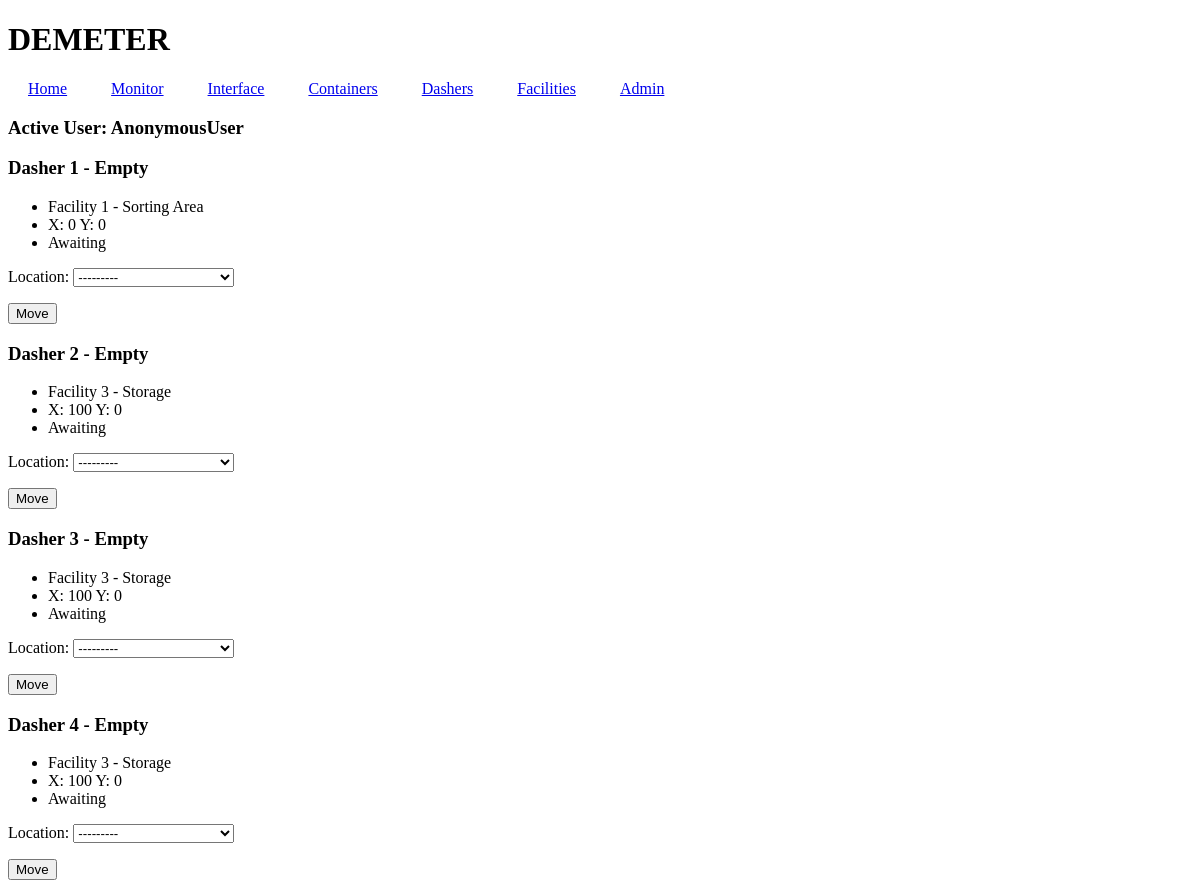
Page /storage/ on the earlier database version.
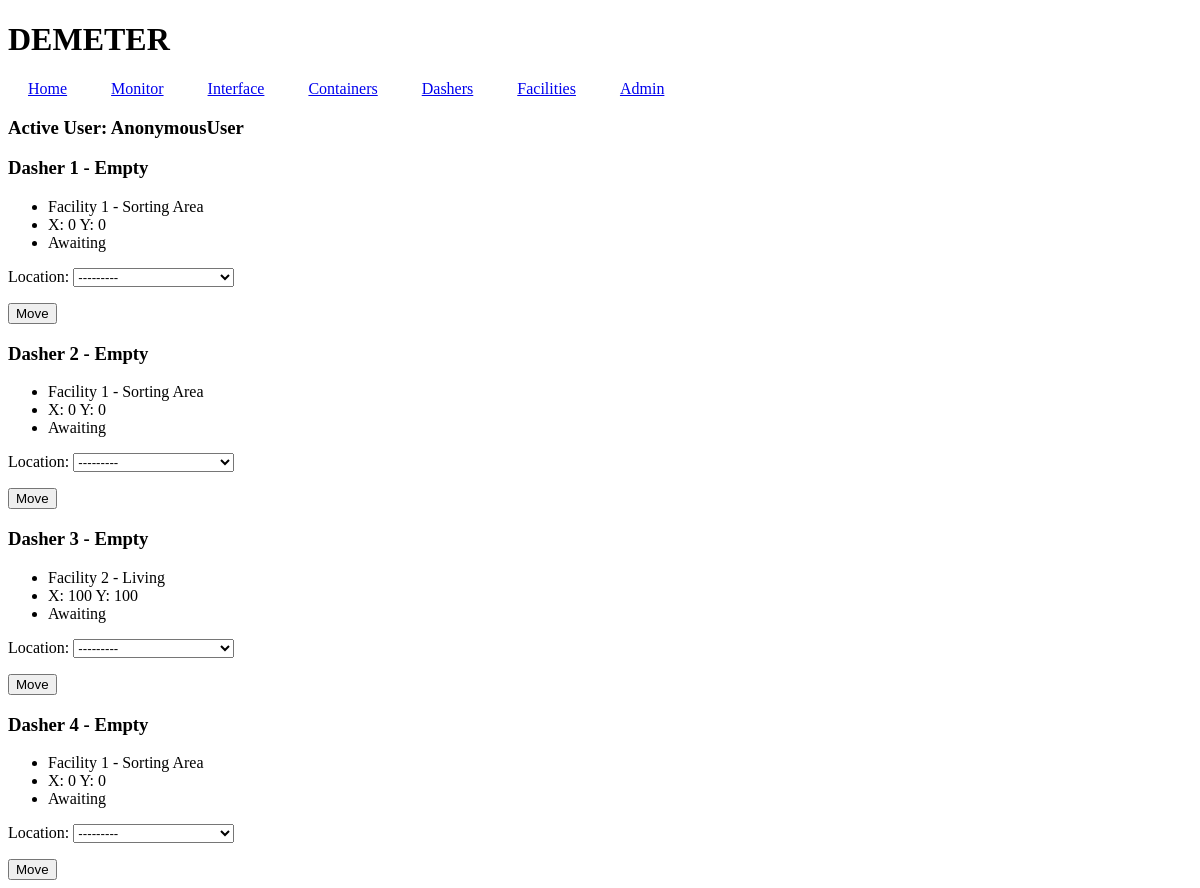
Same page on the later database version.
### storage/models.py (models this page shows)
class Dasher(models.Model):
    rationHeld = models.ForeignKey(TypeRation,
        on_delete=models.PROTECT,
        null=True,
        blank=True,
    )
    locationX = models.IntegerField(default=0)
    locationY = models.IntegerField(default=0)
    location = models.ForeignKey(Facility,
        on_delete=models.PROTECT,
        null=True,
        blank=True,
    )
    dasherID = models.AutoField(primary_key=True)
    STATUS= [
        ("Stopped","Stopped"),
        ("In-Progress","In-Progress"),
    ]
    status = models.CharField(max_length=64,default="Stopped",choices=STATUS)
    def __str__(self):
        if self.rationHeld == None:
            return f"Dasher {self.dasherID} - Empty"
        return f"Dasher {self.dasherID}"

### container/models.py (models this page shows)
class Facility(models.Model):
    facilityID = models.AutoField(primary_key=True,)
    locationX = models.IntegerField(default=0)
    locationY = models.IntegerField(default=0)
    FACILITIES = [
        ("Storage","Storage"),
        ("Living","Living"),
        ("Sorting Area","Sorting Area"),
        ("Other","Other"),
    ]
    typeFacility = models.CharField(
        max_length=64,
        default="Storage",
        choices=FACILITIES,
        null=False,
        blank=False,
        )
    def __str__(self):
        return f"Facility {self.facilityID} - {self.typeFacility}"

### storage/views.py (the view)
# urls.py: path("",views.dashers, name="dashers"),
def dashers(request):
    facilities = Facility #.objects.all()
    dashers = Dasher.objects.all()
    if request.method == 'POST':
        form = DasherMoveForm(request.POST)
        if form.is_valid():
            dasherID = request.POST.get('dasher')
            dasher = Dasher.objects.get(dasherID=dasherID)
            location = form.cleaned_data['location']
            try:
                facility = facilities.objects.get(facilityID=location.facilityID)
            except facilities.DoesNotExist:
                facility = None
            dasher.locationX = facility.locationX
            dasher.locationY = facility.locationY
            dasher.location = facility
            dasher.save()
    else:
        form = DasherMoveForm
    return render(request, "storage/base.html",{
        "dashers":dashers,
        "form":form,
    })

### storage/templates/storage/base.html (shortened to what this page needs)
{% extends 'inhabitant/base.html' %}
{% block body %}
{% for dasher in dashers %}
<h3>{{ dasher }}</h3>
<ul>
    <li>{{ dasher.location }}</li>
    <li>X: {{ dasher.locationX}} Y: {{ dasher.locationY }}</li>
    <li> {{ dasher.status }}</li>
</ul>
<div>
<form action="" method="post">
    {{ form.as_p }}
    <button type="submit">Move</button>
</form>
</div>
{% endfor %}
{% endblock %}

### inhabitant/templates/inhabitant/base.html (shortened to what this page needs)
<!DOCTYPE html>
<html lang="en">
<head>
</head>
<body>
    <h1 id="temp-headline">DEMETER</h1>
    <nav class="nav-bar">
        <ul>
            <li><a href="{% url 'home' %}">Home</a></li>
            <li><a href="{% url 'monitor' %}">Monitor</a></li>
            <li><a href="{% url 'interface' %}">Interface</a></li>
            <li><a href="{% url 'containers' %}">Containers</a></li>
            <li><a href="{% url 'dashers' %}">Dashers</a></li>
            <li><a href="{% url 'facilities' %}">Facilities</a></li>
            <li><a href="{% url 'admin:index' %}">Admin</a></li>
        </ul>
    </nav>
    <h3>Active User: {{ user }}</h3>
    {% block body %}
    {% endblock body %}
</body>
</html>

### inhabitant/templates/inhabitant/base.html (style rules this page uses)
.nav-bar { font-family: 'Times New Roman', Times, serif; }
.nav-bar > ul { margin: 0; padding: 0; overflow: hidden; display: inline-flexbox; align-self: center; }
.nav-bar > ul > li { display: inline; text-align: center; padding: 20px; text-decoration: none; }

Differences in the rows shown:
changed Dasher "Dasher 2 - Empty": location "Facility 3 - Storage" → "Facility 1 - Sorting Area"; locationX "100" → "0"
changed Dasher "Dasher 3 - Empty": location "Facility 3 - Storage" → "Facility 2 - Living"; locationY "0" → "100"
changed Dasher "Dasher 4 - Empty": location "Facility 3 - Storage" → "Facility 1 - Sorting Area"; locationX "100" → "0"
